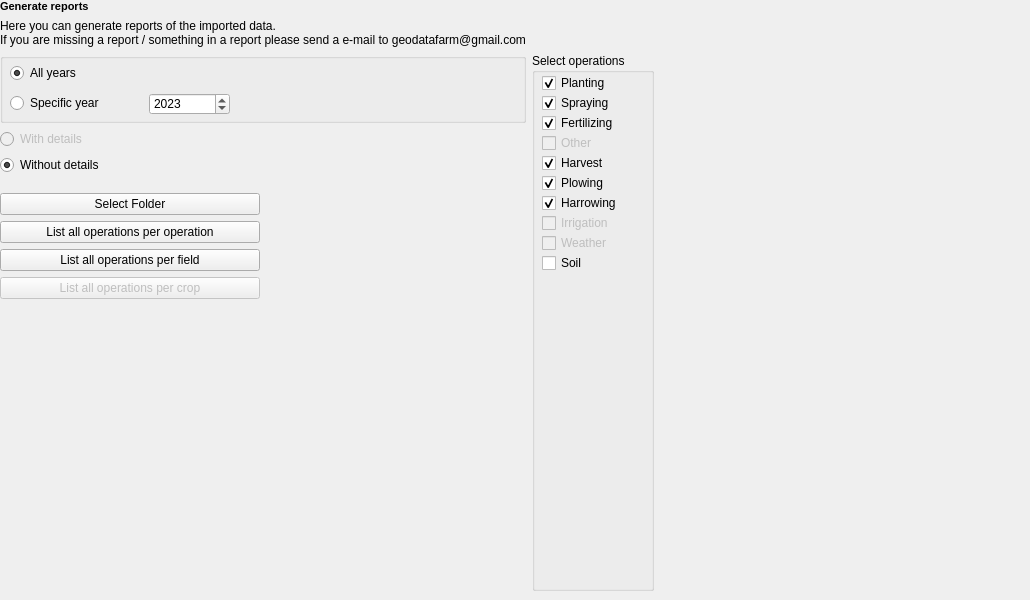
        <widget class="QWidget" name="tab_3">
         <attribute name="title">
          <string>Reports</string>
         </attribute>
         <widget class="QWidget" name="gridLayoutWidget_5">
          <property name="geometry">
           <rect>
            <x>0</x>
            <y>0</y>
            <width>1021</width>
            <height>591</height>
           </rect>
          </property>
          <layout class="QGridLayout" name="gridLayout_5">
           <item row="11" column="1">
            <spacer name="verticalSpacer_5">
             <property name="orientation">
              <enum>Qt::Vertical</enum>
             </property>
             <property name="sizeHint" stdset="0">
              <size>
               <width>20</width>
               <height>40</height>
              </size>
             </property>
            </spacer>
           </item>
           <item row="9" column="0">
            <widget class="QPushButton" name="PBReportPerField">
             <property name="enabled">
              <bool>true</bool>
             </property>
             <property name="text">
              <string>List all operations per field</string>
             </property>
            </widget>
           </item>
           <item row="3" column="0">
            <widget class="QRadioButton" name="RBReportWithDetails">
             <property name="enabled">
              <bool>false</bool>
             </property>
             <property name="text">
              <string>With details</string>
             </property>
            </widget>
           </item>
           <item row="2" column="3">
            <spacer name="horizontalSpacer_2">
             <property name="orientation">
              <enum>Qt::Horizontal</enum>
             </property>
             <property name="sizeHint" stdset="0">
              <size>
               <width>40</width>
               <height>20</height>
              </size>
             </property>
            </spacer>
           </item>
           <item row="10" column="0">
            <widget class="QPushButton" name="PBReportPerCrop">
             <property name="enabled">
              <bool>false</bool>
             </property>
             <property name="text">
              <string>List all operations per crop</string>
             </property>
            </widget>
           </item>
           <item row="2" column="2" rowspan="10">
            <widget class="QGroupBox" name="groupBox_4">
             <property name="title">
              <string>Select operations</string>
             </property>
             <widget class="QCheckBox" name="CBPlanting">
              <property name="geometry">
               <rect>
                <x>10</x>
                <y>20</y>
                <width>131</width>
                <height>20</height>
               </rect>
              </property>
              <property name="text">
               <string>Planting</string>
              </property>
              <property name="checked">
               <bool>true</bool>
              </property>
             </widget>
             <widget class="QCheckBox" name="CBSpraying">
              <property name="geometry">
               <rect>
                <x>10</x>
                <y>40</y>
                <width>131</width>
                <height>20</height>
               </rect>
              </property>
              <property name="text">
               <string>Spraying</string>
              </property>
              <property name="checked">
               <bool>true</bool>
              </property>
             </widget>
             <widget class="QCheckBox" name="CBFertilizing">
              <property name="geometry">
               <rect>
                <x>10</x>
                <y>60</y>
                <width>131</width>
                <height>20</height>
               </rect>
              </property>
              <property name="text">
               <string>Fertilizing</string>
              </property>
              <property name="checked">
               <bool>true</bool>
              </property>
             </widget>
             <widget class="QCheckBox" name="CBHarvest">
              <property name="geometry">
               <rect>
                <x>10</x>
                <y>100</y>
                <width>131</width>
                <height>20</height>
               </rect>
              </property>
              <property name="text">
               <string>Harvest</string>
              </property>
              <property name="checked">
               <bool>true</bool>
              </property>
             </widget>
             <widget class="QCheckBox" name="CBPlowing">
              <property name="geometry">
               <rect>
                <x>10</x>
                <y>120</y>
                <width>131</width>
                <height>20</height>
               </rect>
              </property>
              <property name="text">
               <string>Plowing</string>
              </property>
              <property name="checked">
               <bool>true</bool>
              </property>
             </widget>
             <widget class="QCheckBox" name="CBHarrowing">
              <property name="geometry">
               <rect>
                <x>10</x>
                <y>140</y>
                <width>131</width>
                <height>20</height>
               </rect>
              </property>
              <property name="text">
               <string>Harrowing</string>
              </property>
              <property name="checked">
               <bool>true</bool>
              </property>
             </widget>
             <widget class="QCheckBox" name="CBSoil">
              <property name="geometry">
               <rect>
                <x>10</x>
                <y>200</y>
                <width>131</width>
                <height>20</height>
               </rect>
              </property>
              <property name="text">
               <string>Soil</string>
              </property>
              <property name="checked">
               <bool>false</bool>
              </property>
             </widget>
             <widget class="QCheckBox" name="CBOther">
              <property name="enabled">
               <bool>false</bool>
              </property>
              <property name="geometry">
               <rect>
                <x>10</x>
                <y>80</y>
                <width>131</width>
                <height>20</height>
               </rect>
              </property>
              <property name="text">
               <string>Other</string>
              </property>
              <property name="checked">
               <bool>false</bool>
              </property>
             </widget>
             <widget class="QCheckBox" name="CBIrrigation">
              <property name="enabled">
               <bool>false</bool>
              </property>
              <property name="geometry">
               <rect>
                <x>10</x>
                <y>160</y>
                <width>131</width>
                <height>20</height>
               </rect>
              </property>
              <property name="text">
               <string>Irrigation</string>
              </property>
              <property name="checked">
               <bool>false</bool>
              </property>
             </widget>
             <widget class="QCheckBox" name="CBWeather">
              <property name="enabled">
               <bool>false</bool>
              </property>
              <property name="geometry">
               <rect>
                <x>10</x>
                <y>180</y>
                <width>131</width>
                <height>20</height>
               </rect>
              </property>
              <property name="text">
               <string>Weather</string>
              </property>
              <property name="checked">
               <bool>false</bool>
              </property>
             </widget>
            </widget>
           </item>
           <item row="8" column="0">
            <widget class="QPushButton" name="PBReportPerOperation">
             <property name="text">
              <string>List all operations per operation</string>
             </property>
            </widget>
           </item>
           <item row="4" column="0">
            <widget class="QRadioButton" name="RBReportWithoutDetails">
             <property name="text">
              <string>Without details</string>
             </property>
             <property name="checked">
              <bool>true</bool>
             </property>
            </widget>
           </item>
           <item row="7" column="0">
            <widget class="QPushButton" name="PBReportSelectFolder">
             <property name="text">
              <string>Select Folder</string>
             </property>
            </widget>
           </item>
           <item row="2" column="0" colspan="2">
            <widget class="QGroupBox" name="groupBox_3">
             <property name="minimumSize">
              <size>
               <width>0</width>
               <height>70</height>
              </size>
             </property>
             <property name="title">
              <string/>
             </property>
             <widget class="QRadioButton" name="RBAllYear">
              <property name="geometry">
               <rect>
                <x>10</x>
                <y>10</y>
                <width>121</width>
                <height>20</height>
               </rect>
              </property>
              <property name="text">
               <string>All years</string>
              </property>
              <property name="checked">
               <bool>true</bool>
              </property>
             </widget>
             <widget class="QRadioButton" name="RBSpecYear">
              <property name="geometry">
               <rect>
                <x>10</x>
                <y>40</y>
                <width>141</width>
                <height>20</height>
               </rect>
              </property>
              <property name="text">
               <string>Specific year</string>
              </property>
             </widget>
             <widget class="QDateEdit" name="DEReportYear">
              <property name="geometry">
               <rect>
                <x>149</x>
                <y>40</y>
                <width>81</width>
                <height>22</height>
               </rect>
              </property>
              <property name="dateTime">
               <datetime>
                <hour>0</hour>
                <minute>0</minute>
                <second>0</second>
                <year>2023</year>
                <month>1</month>
                <day>1</day>
               </datetime>
              </property>
              <property name="displayFormat">
               <string>yyyy</string>
              </property>
              <property name="date">
               <date>
                <year>2023</year>
                <month>1</month>
                <day>1</day>
               </date>
              </property>
             </widget>
            </widget>
           </item>
           <item row="1" column="0" colspan="2">
            <widget class="QLabel" name="label_18">
             <property name="text">
              <string>Here you can generate reports of the imported data.
If you are missing a report / something in a report please send a e-mail to geodatafarm@gmail.com</string>
             </property>
            </widget>
           </item>
           <item row="0" column="0" colspan="2">
            <widget class="QLabel" name="label_17">
             <property name="font">
              <font>
               <pointsize>8</pointsize>
               <weight>75</weight>
               <bold>true</bold>
              </font>
             </property>
             <property name="text">
              <string>Generate reports</string>
             </property>
            </widget>
           </item>
          </layout>
         </widget>
        </widget>
